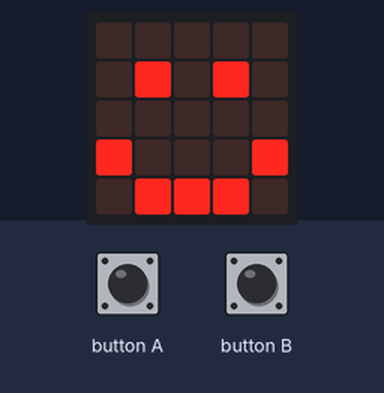
Simulated run of this program. Board: BBC micro:bit (MakeCode). On the bench: the board's 5×5 LED display.

Above: at 0.1 s.
At 9.3 s:
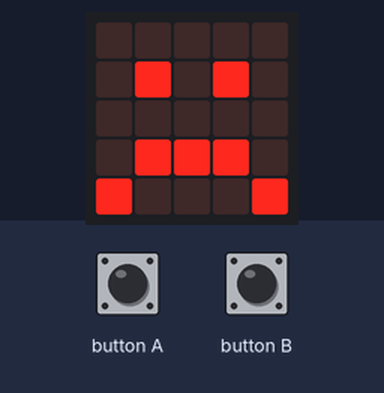
At 19.8 s:
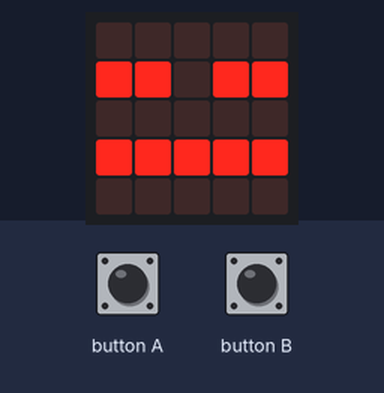

Measured:
- what the display in image 1 shows lasts 10.5 s, from 9.2 s to 19.7 s

The program:

main.ts
```typescript
let dood = 0
let voeden = 20
let knuffel = 20
basic.forever(function () {
    if (dood == 0 && input.buttonIsPressed(Button.A)) {
        voeden += 5
    }
    if (dood == 0 && input.buttonIsPressed(Button.B)) {
        knuffel += 5
    }
    if (dood == 1 && input.buttonIsPressed(Button.A)) {
        knuffel += 0
    }
    if (dood == 1 && input.buttonIsPressed(Button.B)) {
        voeden += 0
    }
})
basic.forever(function () {
    knuffel += -1
    voeden += -1
    basic.pause(1000)
})
basic.forever(function () {
    if (voeden <= 0 || knuffel <= 0) {
        basic.showLeds(`
            . . . . .
            # # . # #
            . . . . .
            # # # # #
            . . . . .
            `)
        dood = 1
    }
    if (voeden > 10 && knuffel > 10) {
        basic.showLeds(`
            . . . . .
            . # . # .
            . . . . .
            # . . . #
            . # # # .
            `)
    }
    if (voeden > 0 && voeden <= 10 || knuffel > 0 && knuffel <= 10) {
        basic.showLeds(`
            . . . . .
            . # . # .
            . . . . .
            . # # # .
            # . . . #
            `)
    }
})
basic.forever(function () {

})
```

test.ts
```typescript
// tests gaan hier; deze zal niet worden gecompileerd wanneer dit pakket wordt gebruikt als extensie.
```
